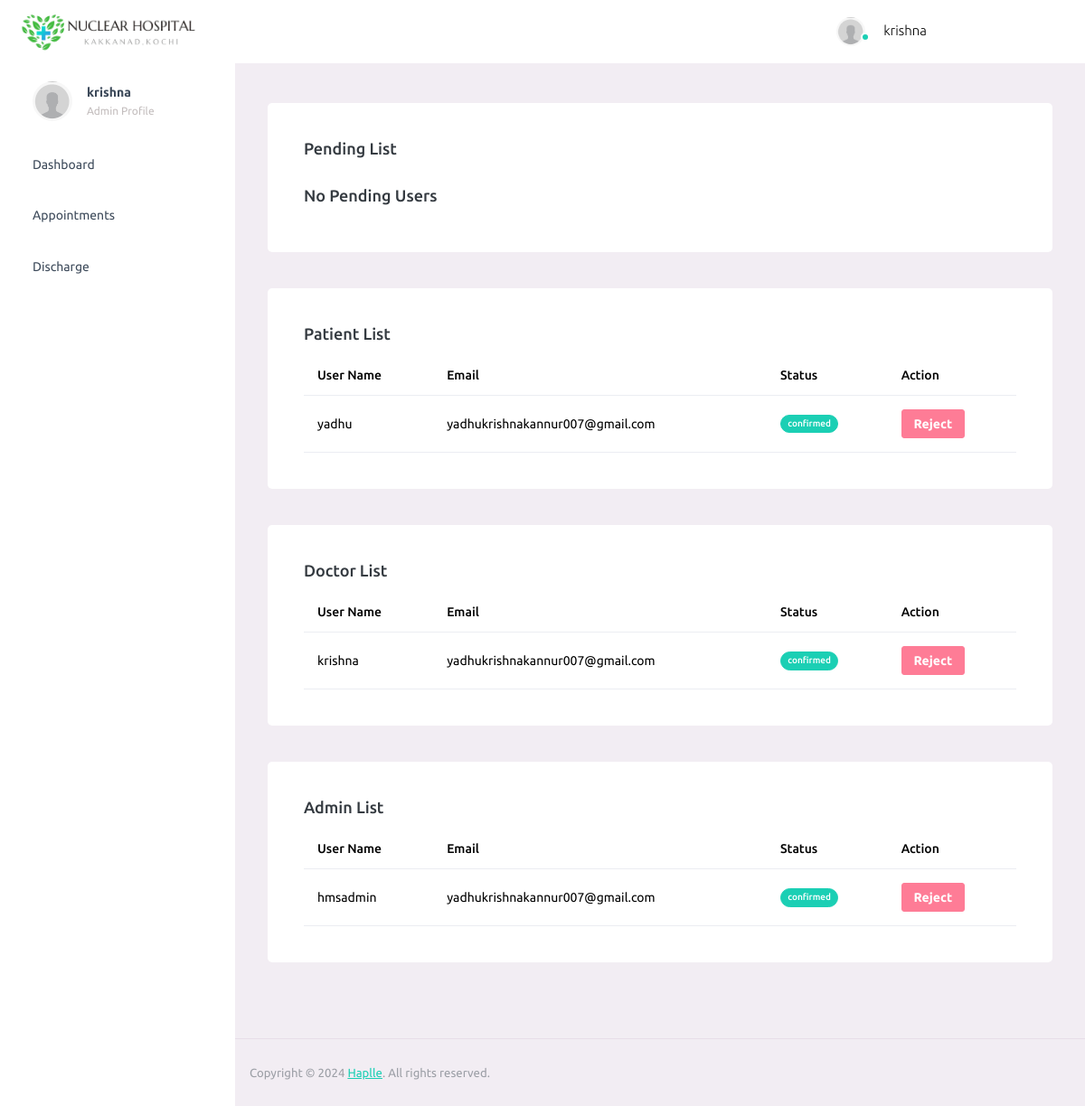
The page /admin-dashboard/ (signed in) on the database its author committed.
### hospital/models.py (models this page shows, shortened)
class UserProfile(models.Model):
    USER_TYPE_CHOICES = (
        ('patient', 'Patient'),
        ('doctor', 'Doctor'),
        ('admin', 'Admin'),
    )
    DEPARTMENTS = (
        ('cardiology', 'Cardiology'),
        ('neurology', 'Neurology'),
        ('oncology', 'Oncology'),
        ('orthopedics', 'Orthopedics'),
        ('pediatrics', 'Pediatrics'),
        ('gynaecology', 'Gynaecology'),
        ('general', 'General'),
        ('emergency', 'Emergency'),
    )
    STATUS = (
        ('pending', 'Pending'),
        ('confirmed', 'Confirmed'),
        ('cancelled', 'Cancelled'),
    )
    user = models.OneToOneField(User, on_delete=models.CASCADE, related_name='profile')
    username = models.CharField(max_length=20, blank=True, null=True)
    name = models.CharField(max_length=20, blank=True, null=True)
    age = models.IntegerField(blank=True, null=True)
    address = models.TextField(blank=True, null=True)
    email = models.EmailField(max_length=50, blank=True, null=True)
    department = models .CharField(max_length=20, choices=DEPARTMENTS, blank=True, null=True)
    phone_no = models.CharField(max_length=20, blank=True, null=True)
    first_name = models.CharField(max_length=20, blank=True, null=True)
    last_name = models.CharField(max_length=20, blank=True, null=True)
    user_type = models.CharField(max_length=10, choices=USER_TYPE_CHOICES)
    status = models.CharField(max_length=10, choices=STATUS, default='pending')

### hospital/views.py (the view)
# urls.py: path('admin-dashboard/', views.admin_dashboard_view, name='admin_dashboard'),
@login_required
def admin_dashboard_view(request):
    pendingusers = UserProfile.objects.filter(status='pending')
    patients = UserProfile.objects.filter(user_type='patient')
    doctors = UserProfile.objects.filter(user_type='doctor')
    admins = UserProfile.objects.filter(user_type='admin')
    return render(request, 'admin/dashboard.html' ,{
        'pendingusers': pendingusers,
        'patients': patients,
        'doctors': doctors,
        'admins': admins,
    })

### hospital/templates/admin/dashboard.html (shortened to what this page needs)
<!DOCTYPE html>
<html lang="en">
  <head>
    {% load static %}
    <link rel="stylesheet" href="{% static 'patient/assets/vendors/mdi/css/materialdesignicons.min.css' %}">
    <link rel="stylesheet" href="{% static 'patient/assets/vendors/ti-icons/css/themify-icons.css' %}">
    <link rel="stylesheet" href="{% static 'patient/assets/vendors/css/vendor.bundle.base.css' %}">
    <link rel="stylesheet" href="{% static 'patient/assets/vendors/font-awesome/css/font-awesome.min.css' %}">
    <link rel="stylesheet" href="{% static 'patient/assets/vendors/font-awesome/css/font-awesome.min.css' %}" />
    <link rel="stylesheet" href="{% static 'patient/assets/vendors/bootstrap-datepicker/bootstrap-datepicker.min.css' %}">
    <link rel="stylesheet" href="{% static 'patient/assets/css/style.css' %}">
  </head>
  <body>
    <div class="container-scroller">
      <nav class="navbar default-layout-navbar col-lg-12 col-12 p-0 fixed-top d-flex flex-row">
        <div class="text-center navbar-brand-wrapper d-flex align-items-center justify-content-start">
          <a class="" href="index.html"><img src="{% static 'patient/assets/images/logo.png' %}" alt="logo" width="200px" style="margin-left: 20px;"/></a>
        </div>
        <div class="navbar-menu-wrapper d-flex align-items-stretch">
          <button class="navbar-toggler navbar-toggler align-self-center" type="button" data-toggle="minimize">
            <span class="mdi mdi-menu"></span>
          </button>
          <ul class="navbar-nav navbar-nav-right">
            <li class="nav-item nav-profile dropdown">
              <a class="nav-link " href="#" data-bs-toggle="dropdown" aria-expanded="false">
                <div class="nav-profile-img">
                  <img src="{% static 'patient/assets/images/avatar.jpg' %}" alt="image">
                  <span class="availability-status online"></span>
                </div>
                <div class="nav-profile-text">
                  <p class="mb-1 text-black">{{ request.user.username }}</p>
                </div>
              </a>
            </li>
            <li class="nav-item d-none d-lg-block full-screen-link">
              <a class="nav-link">
                <i class="mdi mdi-fullscreen" id="fullscreen-button"></i>
              </a>
            </li>
            <li class="nav-item nav-logout d-none d-lg-block">
              <a class="nav-link" href="{% url 'logout' %}" onclick="return confirmLogout();">
                <i class="mdi mdi-logout"></i>
              </a>
            </li>
          </ul>
        </div>
      </nav>
      <div class="container-fluid page-body-wrapper">
        <nav class="sidebar sidebar-offcanvas" id="sidebar">
          <ul class="nav">
            <li class="nav-item nav-profile">
              <a href="#" class="nav-link">
                <div class="nav-profile-image">
                  <img src="{% static 'patient/assets/images/avatar.jpg' %}" alt="profile" />
                </div>
                <div class="nav-profile-text d-flex flex-column">
                  <span class="font-weight-bold mb-2">{{ request.user.username }}</span>
                  <span class="text-secondary text-small">Admin Profile</span>
                </div>
                <i class="mdi mdi-bookmark-check text-success nav-profile-badge"></i>
              </a>
            </li>
            <li class="nav-item">
              <a class="nav-link" href="{% url 'patient_dashboard' %}">
                <span class="menu-title">Dashboard</span>
                <i class="mdi mdi-home menu-icon"></i>
              </a>
            </li>
            <li class="nav-item">
              <a class="nav-link" data-bs-toggle="collapse" href="{% url 'appointments' %}" aria-expanded="false" aria-controls="icons">
                <span class="menu-title">Appointments</span>
                <i class="mdi mdi-contacts menu-icon"></i>
              </a>
            </li>
            <li class="nav-item">
              <a class="nav-link" data-bs-toggle="collapse" href="{% url 'discharge' %}" aria-expanded="false" aria-controls="forms">
                <span class="menu-title">Discharge</span>
                <i class="mdi mdi-format-list-bulleted menu-icon"></i>
              </a>
            </li>
          </ul>
        </nav>
        <div class="main-panel">
          <div class="content-wrapper">
            {% block content %}
            <div class="row">
              <div class="col-12 grid-margin">
                <div class="card">
                  <div class="card-body">
                    <h4 class="card-title">Pending List</h4>
                    {% if not pendingusers %}
                    <br>
                    <h4 class="card-title">No Pending Users</h4>
                    {% endif %}
                  </div>
                </div>
              </div>
              <div class="col-12 grid-margin">
                <div class="card">
                  <div class="card-body">
                    <h4 class="card-title">Patient List</h4>
                    <div class="table-responsive">
                      <table class="table usertable">
                        <thead>
                          <tr>
                            <th> User Name </th>
                            <th> Email </th>
                            <th> Status </th>
                            <th> Action </th>
                          </tr>
                        </thead>
                        <tbody>
                          {% for user in patients %}
                          <tr>
                            <td> {{ user.username }} </td>
                            <td> {{ user.email }} </td>
                            {% if user.status == 'confirmed' %}
                            <td> <label  class="badge badge-success"> {{ user.status }}</label> </td>
                            {% elif user.status == 'cancelled' %}
                            <td> <span class="badge badge-danger">Rejected</span> </td>
                            {% else %}
                            <td> <span class="badge badge-warning">Pending</span> </td>
                            {% endif %}
                            <td>
                              <form method="post" action="{% url 'reject_user' user.id %}">
                                <button type="submit" class="btn btn-danger btn-sm">Reject</button>
                              </form>
                            </td>
                          </tr>
                          {% endfor %}
                        </tbody>
                      </table>
                    </div>
                  </div>
                </div>
              </div>
              <div class="col-12 grid-margin">
                <div class="card">
                  <div class="card-body">
                    <h4 class="card-title">Doctor List</h4>
                    <div class="table-responsive">
                      <table class="table usertable">
                        <thead>
                          <tr>
                            <th> User Name </th>
                            <th> Email </th>
                            <th> Status </th>
                            <th> Action </th>
                          </tr>
                        </thead>
                        <tbody>
                          {% for user in doctors %}
                          <tr>
                            <td> {{ user.username }} </td>
                            <td> {{ user.email }} </td>
                            {% if user.status == 'confirmed' %}
                            <td> <label  class="badge badge-success"> {{ user.status }}</label> </td>
                            {% elif user.status == 'cancelled' %}
                            <td> <span class="badge badge-danger">Rejected</span> </td>
                            {% else %}
                            <td> <span class="badge badge-warning">Pending</span> </td>
                            {% endif %}
                            <td>
                              <form method="post" action="{% url 'reject_user' user.id %}">
                                <button type="submit" class="btn btn-danger btn-sm">Reject</button>
                              </form>
                            </td>
                          </tr>
                          {% endfor %}
                        </tbody>
                      </table>
                    </div>
                  </div>
                </div>
              </div>
              <div class="col-12 grid-margin">
                <div class="card">
                  <div class="card-body">
                    <h4 class="card-title">Admin List</h4>
                    <div class="table-responsive">
                      <table class="table usertable">
                        <thead>
                          <tr>
                            <th> User Name  </th>
                            <th> Email </th>
                            <th> Status </th>
                            <th> Action </th>
                          </tr>
                        </thead>
                        <tbody>
                          {% for user in admins %}
                          {% if not user.username == None %}
                            <tr>
                            <td> {{ user.username  }} </td>
                            <td> {{ user.email }} </td>
                            {% if user.status == 'confirmed' %}
                            <td> <label  class="badge badge-success"> {{ user.status }}</label> </td>
                            {% elif user.status == 'cancelled' %}
                            <td> <span class="badge badge-danger">Rejected</span> </td>
                            {% else %}
                            <td> <span class="badge badge-warning">Pending</span> </td>
                            {% endif %}
                            <td>
                              <form method="post" action="{% url 'reject_user' user.id %}">
                                <button type="submit" class="btn btn-danger btn-sm">Reject</button>
                              </form>
                            </td>
                          </tr>
                          {% endif %}
                          {% endfor %}
                        </tbody>
                      </table>
                    </div>
                  </div>
                </div>
              </div>
            </div>
            {% endblock %}
          </div>
          <footer class="footer">
            <div class="d-sm-flex justify-content-center justify-content-sm-between">
              <span class="text-muted text-center text-sm-left d-block d-sm-inline-block">Copyright © 2024 <a href="#" target="_blank">Haplle</a>. All rights reserved.</span>
            </div>
          </footer>
        </div>
      </div>
    </div>
  </body>
</html>

### rows shown on the page
UserProfile: username "yadhu", email "yadhukrishnakannur007@gmail.com", status "confirmed"
UserProfile: username "krishna", email "yadhukrishnakannur007@gmail.com", status "confirmed"
UserProfile: username "hmsadmin", email "yadhukrishnakannur007@gmail.com", status "confirmed"

### other values the page prints
{{ request.user.username }} "krishna"
